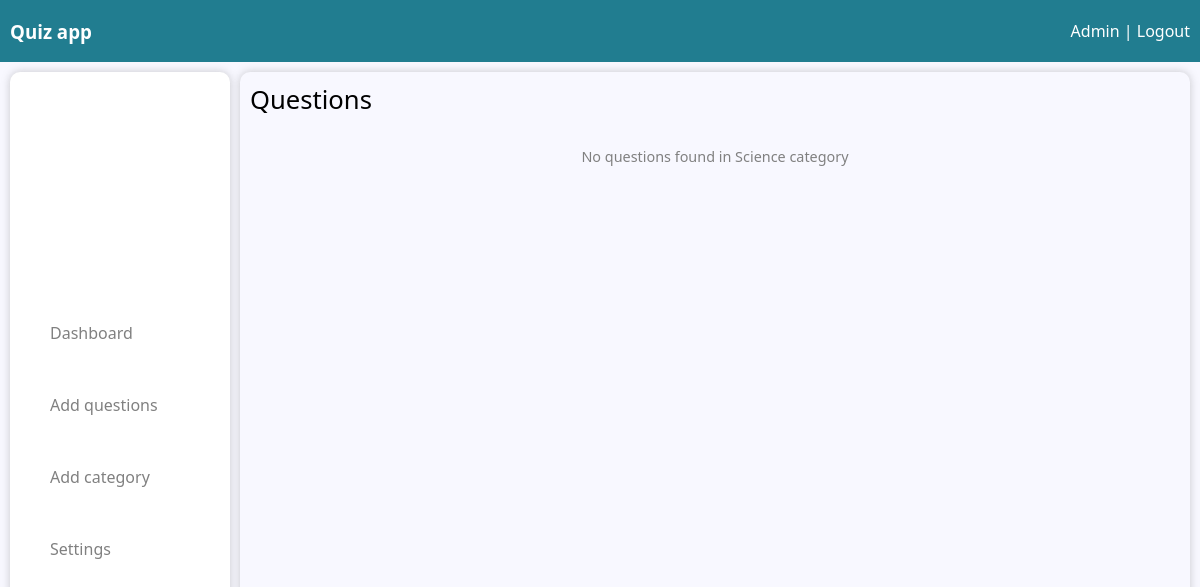
The page /view-questins/2 (signed in) on the database as committed earlier.
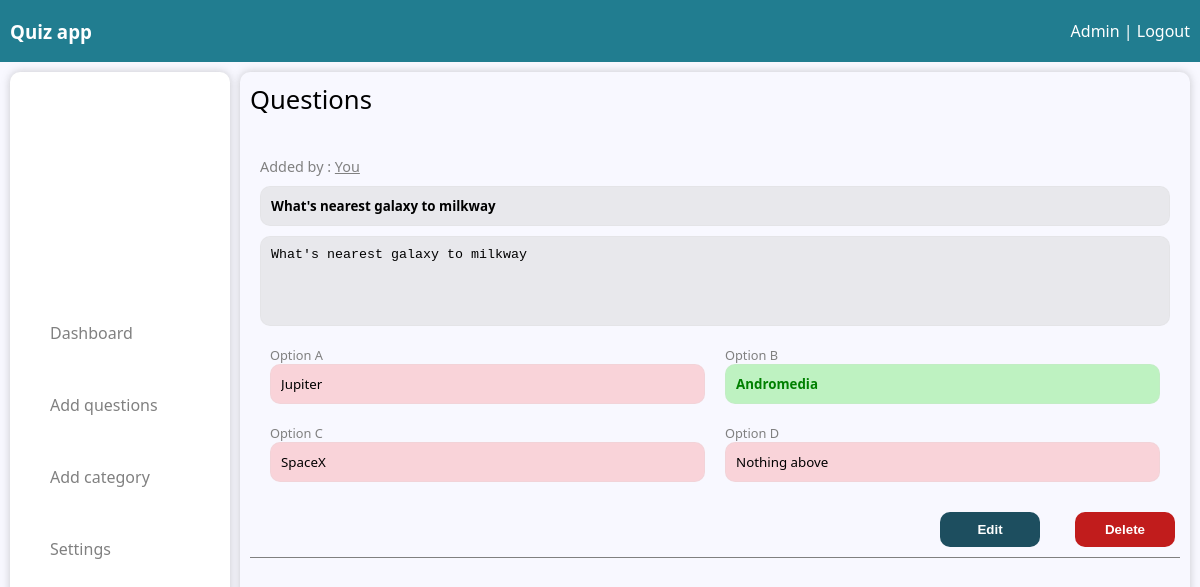
The same page on the database as committed later.
### dashboard/models.py (models this page shows)
class Category(models.Model):
    id = models.AutoField(primary_key=True)
    category_name = models.CharField(max_length=225)
    class Meta:
        db_table = 'category'

class Question(models.Model):
    id = models.AutoField(primary_key=True)
    question_name = models.CharField(max_length=225)
    added_by = models.IntegerField()
    approved_status = models.IntegerField()
    category_id = models.ForeignKey('Category', on_delete=models.CASCADE)
    description = models.CharField(max_length=225, default=None, blank=True, null=True)
    class Meta:
        db_table = 'questions'

class Options(models.Model):
    id = models.AutoField(primary_key=True)
    option = models.CharField(max_length=225)
    answer = models.IntegerField()
    question_id = models.ForeignKey('Question', on_delete=models.CASCADE)
    class Meta:
        db_table = 'options'

### dashboard/views.py (the view)
# urls.py: path('view-questins/<cat_id>', showAllQuestions, name="view-questins"),
def showAllQuestions(request, cat_id):
    user_id = login(request)
    if not user_id:
        return redirect('/auth/login')
    user        = User.objects.filter(id = user_id).first()
    cat_name    = Category.objects.filter(id = cat_id).first()
    questions   = []
    if user.user_type != "admin":
        qstns = Question.objects.filter(added_by = user_id, category_id = cat_id).select_related('auth').values("id", "question_name", "description", "added_by", "approved_status")
    else:
        qstns = Question.objects.filter(category_id = cat_id).values("id", "question_name", "description", "added_by", "approved_status")
    for q in qstns:
        u = User.objects.filter(id = q['added_by']).first()
        username = u.username if u else 'unknown'
        questions.append({
            'id' : q['id'],
            'name' : q['question_name'],
            'desc' : q['description'],
            'approve' : q['approved_status'],
            'options' : list(Options.objects.filter(question_id = q['id']).values("id", "option", "answer")),
            'user_id' : u.id if u else 0,
            'username' : username if u.user_type != 'admin' else 'You'
        })
    context = {
        'cat_name' : cat_name.category_name,
        'questions' : questions,
        'user_type' : user.user_type
    }
    return render(request, 'dashboard/all-questions.html', context=context)

### access/views.py (called while the page is built)
def login(request):
    try:
        user_id = request.session['user_id']
        return user_id
    except:
        return False

### dashboard/templates/dashboard/all-questions.html (shortened to what this page needs)
{% extends "dashboard/dashboard.html" %}
{% block admin %}
<link href="/static/css/questions/all-questions.css" rel="stylesheet">
<div class="question-main-div">
    <header class="page-header">Questions</header>
    <div class="all-questions">
        {% if questions %}
        {% for q in questions %}
        <section class="question-list-cont">
            <div class="questions-left question-{{ forloop.counter }}">
                {% if user_type == 'admin' %}
                    <article class="question-user">Added by : <a href="">{{ q.username }}</a></article>
                {% endif %}
                <article class="question-name">
                    <input type="text" id="qstn-name-{{ forloop.counter }}" value="{{ q.name }}" readonly>
                </article>
                <article class="question-desc">
                    <textarea id="qstn-desc-{{ forloop.counter }}" readonly>{{ q.desc }}</textarea>
                </article>
                <section class="question-option-cont">
                    <article class="question-option">
                        <label>Option A</label>
                        <input type="text" id="qstn-optA-{{ forloop.counter }}" data-id="{{ q.options.0.id }}" value="{{ q.options.0.option }}" {% if  q.options.0.answer == 1  %} class="correct-answer" {% endif %} readonly>
                    </article>
                    <article class="question-option">
                        <label>Option B</label>
                        <input type="text" id="qstn-optB-{{ forloop.counter }}" data-id="{{ q.options.1.id }}" value="{{ q.options.1.option }}" {% if  q.options.1.answer == 1  %} class="correct-answer" {% endif %} readonly>
                    </article>
                </section>
                <section class="question-option-cont">
                    <article class="question-option">
                        <label>Option C</label>
                        <input type="text" id="qstn-optC-{{ forloop.counter }}" data-id="{{ q.options.2.id }}" value="{{ q.options.2.option }}" {% if q.options.2.answer == 1 %} class="correct-answer" {% endif %} readonly>
                    </article>
                    <article class="question-option">
                        <label>Option D</label>
                        <input type="text" id="qstn-optD-{{ forloop.counter }}" data-id="{{ q.options.3.id }}" value="{{ q.options.3.option }}" {% if  q.options.3.answer == 1  %} class="correct-answer" {% endif %} readonly>
                    </article>
                </section>
            </div>
            <div class="questions-right">
                <button class="button-edit" onclick="editQuestion('{{ forloop.counter }}')">Edit</button>
                {% if user_type == 'admin' %}
                <button class="button-delete" onclick="deleteQuestion({{ q.id }})">Delete</button>
                {% endif %}
            </div>
        </section>
        {% endfor %}
        {% else %}
        <article class="no-questions">No questions found in {{ cat_name }} category</article>
        {% endif %}
    </div>
</div>
{% endblock admin %}

Rows that differ between the two databases and show on the page:
no longer on this page (row unchanged): Category: category_name "Science"
added Question: name "What's nearest galaxy to milkway", desc "What's nearest galaxy to milkway"
added Options: options.0.option "Jupiter"
added Options: options.1.option "Andromedia"
added Options: options.2.option "SpaceX"
added Options: options.3.option "Nothing above"
Other text that changed with them:
new list line: "Added by : You Option A Option B Option C Option D Edit Delete"
text no longer shown: "No questions found in category"
